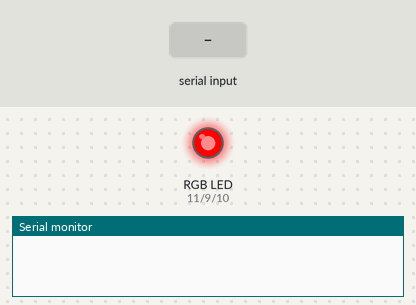
This sketch was run on a simulated Arduino Uno, built with avr-gcc and run on an emulated ATmega328P. On the bench: an RGB LED mixed from three pins (HIGH = lit), the last lines printed to the serial monitor. The test bench sets the inputs (shaded band).

Above: at 0.01 s.
At 0.36 s:
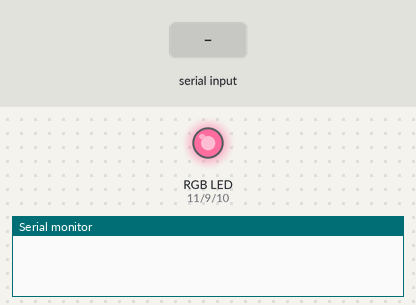
At 1.6 s:
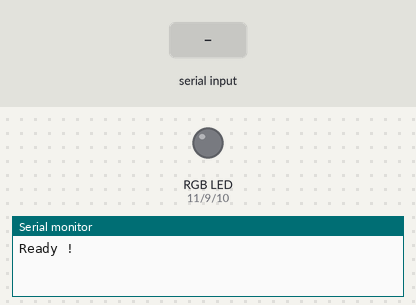
1.7 s: "RED\n" received over Serial
3.2 s: "GREEN\n" received over Serial
4.8 s: "BLUE\n" received over Serial
Timing chart, 0 to 7.8 s (numbered marks = the images above; inputs shaded):
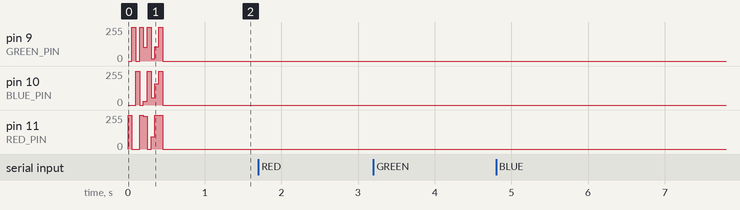

The sketch:

DriverLight.ino
```cpp
// ArduinoTwitchBot
// Sample code required to make the bot work on the Arduino side - this is just as example, you can use the incoming signals however you want!
// Schematic provided in respective repo.
// For more info, visit: https://github.com/Stukeley/ArduinoTwitchBot

// Pins.
#define RED_PIN 11
#define GREEN_PIN 9
#define BLUE_PIN 10

#define SIZE_MAX_BUFFER 64
#define SIZE_MAX_COMMAND 16

// Alert mesages (note - they can also be of type int or byte).
// IMPORTANT: these commands here must match the commands in ArduinoTwitchBot app.
String commandTurnOn = "ON";
String commandTurnOff = "OFF";
String commandBlink = "BLINK";
//String commandVary = "VARY";

struct Color {
  int red;
  int green;
  int blue;
  String name;
};

struct Color red = { 255, 0, 0, "RED" };
struct Color green = { 0, 255, 0, "GREEN" };
struct Color blue = { 0, 0, 255, "BLUE" };
struct Color yellow = { 255, 255, 0, "YELLOW" };
struct Color orange = { 244, 102, 27, "ORANGE" };
struct Color cyan = { 0, 255, 255, "CYAN" };
struct Color purple = { 93, 18, 53, "PURPLE" };  //5D1235
struct Color pink = { 253, 108, 158, "PINK" };
struct Color white = { 255, 255, 255, "WHITE" };
struct Color noColor = { 0, 0, 0, "NO COLOR" };
struct Color previousColor = noColor;

void setup() {
  // Setup pins.
  Serial.println("Setup Pins");
  pinMode(RED_PIN, OUTPUT);
  pinMode(GREEN_PIN, OUTPUT);
  pinMode(BLUE_PIN, OUTPUT);
  initColor();
  // Setup Serial.
  Serial.begin(9600);
  Serial.println("Ready !");
}

void loop() {

  String command;

  // If we can read from Serial.
  if (Serial.available() > 0) {
    int commandRed = 0;
    int commandGreen = 0;
    int commandBlue = 0;
    int commandNbBlinks = 0;

    String command = readCommand();

    /*if (command != commandTurnOff){
        commandRed = Serial.readStringUntil(' ').toInt();
        commandGreen = Serial.readStringUntil(' ').toInt();
        commandBlue = Serial.readStringUntil(' ').toInt();
        if (command == commandBlink) commandNbBlinks = Serial.readStringUntil(' ').toInt();
      }*/

    // Display the command.
    /*Serial.println("Red: " + commandRed);
      Serial.println("Green: " + commandGreen);
      Serial.println("Blue: " + commandBlue);
      Serial.println("Blink: " + commandNbBlinks); */
    handleCommand(command);
  }
}

void initColor() {
  setColor(red);
  delay(50);
  setColor(green);
  delay(50);
  setColor(blue);
  delay(50);
  setColor(yellow);
  delay(50);
  setColor(orange);
  delay(50);
  setColor(cyan);
  delay(50);
  setColor(purple);
  delay(50);
  setColor(pink);
  delay(50);
  setColor(white);
  delay(50);
  setColor(noColor);
}

void setColor(Color color) {
  analogWrite(RED_PIN, color.red);
  analogWrite(GREEN_PIN, color.green);
  analogWrite(BLUE_PIN, color.blue);
}

void blinkLed(Color color, int duration, int times) {
  for (int i = 0; i < times; i++) {
    setColor(color);
    delay(duration);
    setColor(noColor);
    delay(duration);
  }
  setColor(previousColor);
}

String readCommand() {
  String command = Serial.readStringUntil('\n');
  command.trim();  //Enlève les parasites
  Serial.println("readCommand() : " + command);
  return command;
}

void handleCommand(String message) {  // Turn the respective LED on based on what the content of the command was.

  char buffer[SIZE_MAX_BUFFER], command[SIZE_MAX_COMMAND], color[SIZE_MAX_COMMAND];
  buffer[0] = '\0';
  command[0] = '\0';
  color[0] = '\0';

  Color colorSelected, currentColor;
  int nbBlinks = 0, duration = 0;

  strncpy(buffer, message.c_str(), SIZE_MAX_BUFFER - 1);

  int parsed = sscanf(buffer, "%15s %15s %d %d", command, color, &nbBlinks, &duration);

  colorSelected = selectColor(color);

  Serial.println("handleCommand() : Previous color was " + previousColor.name + ".");
  if (strcmp(command, commandTurnOff.c_str()) == 0) {
    //Serial.println("Command Turn OFF");
    setColor(noColor);
    saveData(noColor);
  }

  else if (strcmp(command, commandTurnOn.c_str()) == 0) {
    if (parsed < 2)
      logError("handleCommand() : No color selected");
    else {
      Color selectedColor = selectColor(color);
      Serial.println("handleCommand() : selected color : " + selectedColor.name + ".");
      setColor(selectedColor);
      saveData(selectedColor);
    }
  }

  else if (strcmp(command, commandBlink.c_str()) == 0) {
    Serial.print("Command BLINK ");
    if (parsed < 2)
      logError("handleCommand() : No color selected");
    else if (parsed < 3 || nbBlinks == 0)
      logError("handleCommand() : No blinks requested");
    else if (parsed < 4 || duration == 0)
      logError("handleCommand() : No duration requested");
    else {
      /*Serial.print(color);
      Serial.print(" ");
      Serial.print(nbBlinks);
      Serial.print(" times ");
      Serial.print(duration);
      Serial.print(" ms.");*/
      blinkLed(colorSelected, duration, nbBlinks);
    }
  }

  else {
    logError(strcat("handleCommand() : not a configured command : ", command));
  }
}

Color selectColor(String command) {
  Color color;
  //Serial.println("selectColor : " + command + ".");
  //Serial.println("previousColor : " + previousColor.name + ".");
  if (command == "RED") color = red;
  else if (command == "GREEN") color = green;
  else if (command == "BLUE") color = blue;
  else if (command == "YELLOW") color = yellow;
  else if (command == "ORANGE") color = orange;
  else if (command == "CYAN") color = cyan;
  else if (command == "PURPLE") color = purple;  //5D1235
  else if (command == "PINK") color = pink;
  else if (command == "WHITE") color = white;
  else {
    Serial.println("SelectColor() : Previous color was " + previousColor.name + ".");
    //color = previousColor;
    logError("SelectColor() : '" + command + "'" + " unknown.");
  }
  return color;
}

void logError(String errorMessage) {
  Serial.println(errorMessage);
}

void saveData(Color data) {
  Serial.println("saveData() : Previous color was " + previousColor.name + ".");
  Serial.println("saveData() : new color was " + data.name + ".");
  previousColor = data;
  Serial.println("saveData() : Previous color is now  " + previousColor.name + ".");
}
```
